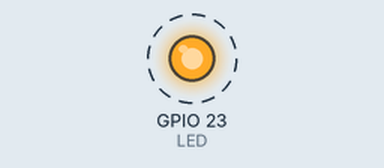
Bench run of a program on a simulated ESP32. Parts: output pins drawn as LEDs (lit = HIGH). Dashed ring = blinking. What the program prints to the serial monitor is not drawn.

Above: at 0.2 s.
Timing chart, 0 to 3.0 s (numbered marks = the images above):
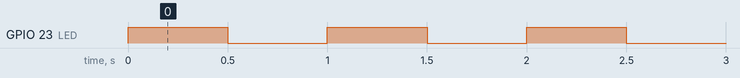

Measured:
- by itself, GPIO 23 (LED): alternates HIGH for 0.50 s and LOW for 0.50 s

The program:

main.cpp
```cpp
//CABECERAS
#include <Arduino.h>

//DECLARACIONES
#define LED 23

//CONFIGURACIONES
void setup() {
  pinMode(LED, OUTPUT); //configurar el LED de abordo como salida
  Serial.begin(115200); //habilitar la comunicación serial
  Serial.println("Termina configuración"); //mandar mensaje por serial
}

//BUCLE PRINCIPAL
void loop() {
    digitalWrite(LED, 1); //encender el LED de abordo
    Serial.print("Hola ");
    delay(500); //esperar 500ms
    digitalWrite(LED, 0); //apagar el LED de abordo
    Serial.println("Mundo");
    delay(500); //esperar 500ms
}
```
